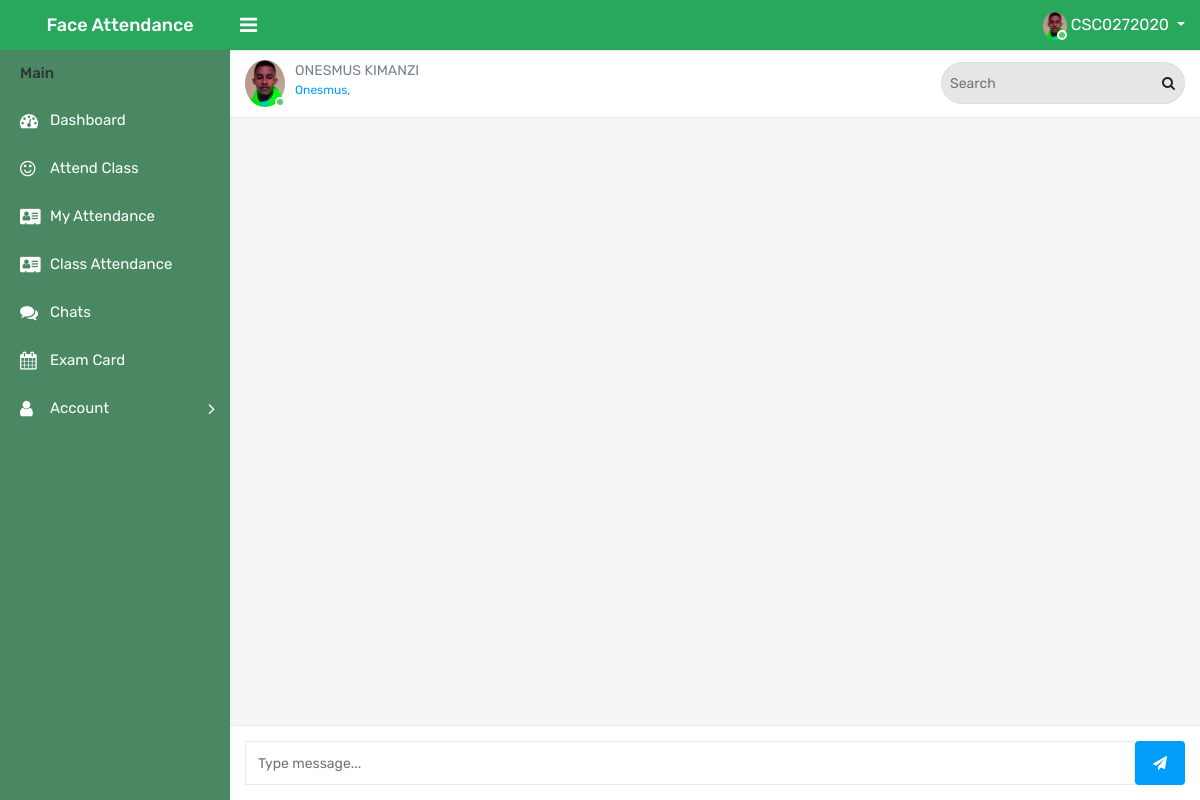
/chat (signed in), run on an earlier commit of the app's database.
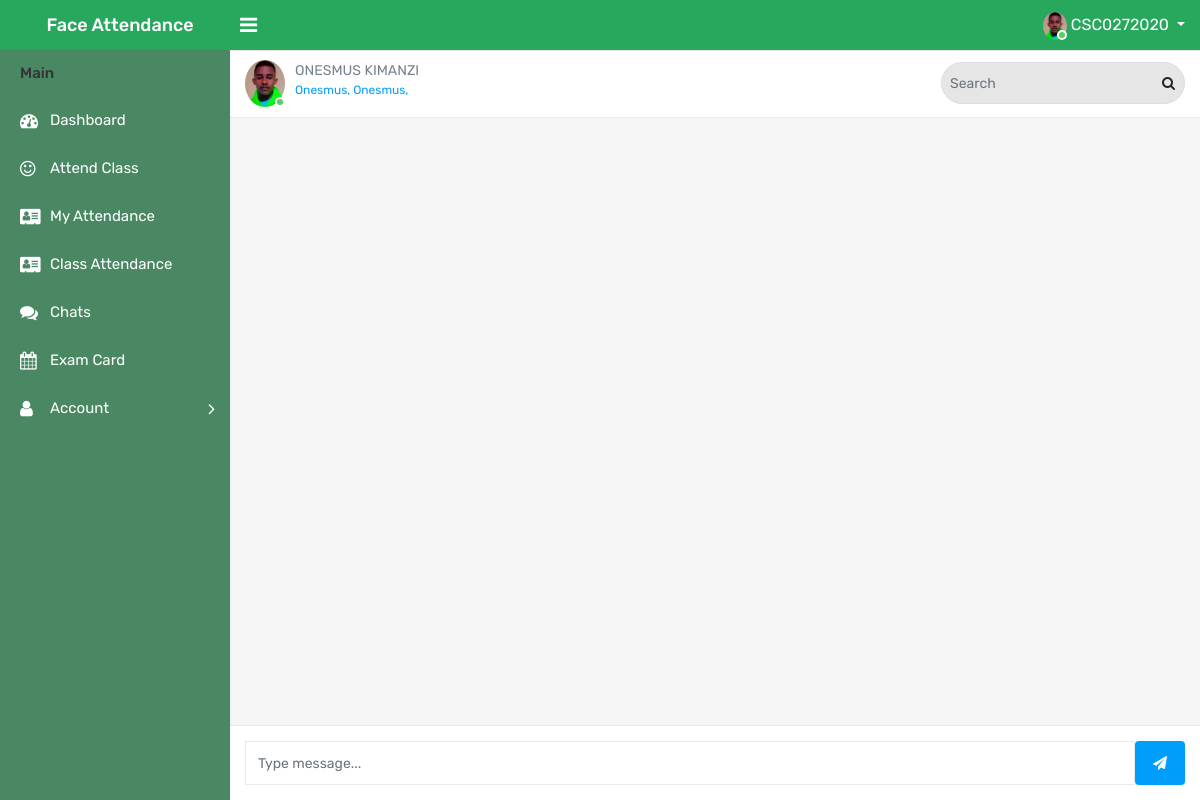
And on a later commit of the database.
### app/models.py (models this page shows, shortened)
class Student(models.Model):
    user = models.OneToOneField(User, null = True, blank = True, on_delete= models.CASCADE)
    first_name = models.CharField(max_length=200, null=True, blank=True)
    last_name = models.CharField(max_length=200, null=True, blank=True)
    admission_no = models.CharField(max_length=20, null=True, blank=True)
    phone = models.CharField(max_length=200, null=True, blank=True)
    email = models.CharField(max_length=200, null=True, blank=True)
    gender = models.CharField(max_length=200, null=True, blank=True)
    school = models.CharField(max_length=200, blank=True, null=True)
    department = models.CharField(max_length=200, blank=True, null=True)
    course = models.CharField(max_length=200, null=True, blank=True)
    year = models.CharField(max_length=200, null=True, blank=True)
    semester = models.CharField(max_length=200, null=True, blank=True)
    units = models.CharField(max_length=200, blank=True, null=True)

### app/views.py (the view, shortened to what this page needs)
# urls.py: path('chat', views.Chats, name='chat'),
def Chats(request):
    student = request.user.student
    course = student.course
    year = student.year
    semester = student.semester
    students = Student.objects.filter(course=course, semester=semester, year=year)
    all_texts = Chat.objects.filter(student__in=students).order_by('time')
    context = {'all_texts':all_texts, 'student':student, 'students':students}
    return render(request, 'app/chating.html', context)

### app/templates/app/chating.html (shortened to what this page needs)
{% extends 'main.html' %}
{% load static %}
{% block content %}
<link rel="stylesheet" href="{% static 'css/emoji.css' %}">
<div class="page-wrapper">
    <div class="chat-main-row">
        <div class="chat-main-wrapper">
            <div class="col-lg-9 message-view chat-view">
                <div class="chat-window">
                    <div class="fixed-header">
                        <div class="navbar">
                            <div class="user-details mr-auto">
                                <div class="float-left user-img m-r-10">
                                    <a href="profile.html" title="Jennifer Robinson"><img
                                            src="{{user.student.profile.profile_photo.url}}" alt=""
                                            class="w-40 rounded-circle"><span class="status online"></span></a>
                                </div>
                                <div class="user-info float-left">
                                    <a href="profile.html"><span class="font-bold">{{request.user.first_name}}
                                            {{request.user.last_name}}</span></a>
                                    <span class="last-seen text-primary">{% for data in students %} {{data.first_name}},
                                        {% endfor %}</span>
                                </div>
                            </div>
                            <form method="post">
                                <div class="search-box">
                                    <div class="input-group input-group-sm">
                                        <input type="text" class="form-control" name="search_text" placeholder="Search">
                                        <span class="input-group-append">
                                            <button class="btn" type="submit"><i class="fa fa-search"></i></button>
                                        </span>
                                    </div>
                                </div>
                            </form>
                        </div>
                    </div>
                    <div class="chat-contents">
                        <div class="chat-content-wrap">
                            <div class="chat-wrap-inner">
                                <div class="chat-box">
                                    <div class="chats">
                                    </div>
                                </div>
                            </div>
                        </div>
                    </div>
                    <div class="chat-footer">
                        <div class="message-bar">
                            <div class="message-inner">
                                <div class="message-area">
                                    <form action="" method="post">
                                        <div class="input-group">
                                            <input type="text" id="messag" name="text" class="form-control"
                                                placeholder="Type message..." required>
                                            <button class="btn btn-primary" type="submit"><i
                                                    class="fa fa-send"></i></button>
                                        </div>
                                    </form>
                                </div>
                            </div>
                        </div>
                    </div>
                </div>
            </div>
        </div>
    </div>
</div>
{% endblock content %}

What changed in the data, as far as the page shows it:
added Student: first_name "Onesmus"
